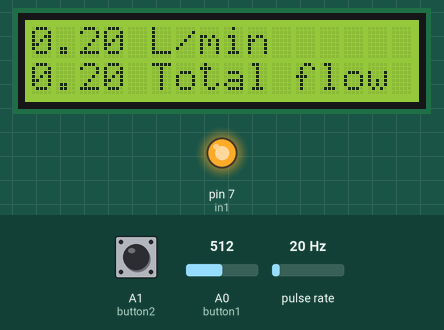
This sketch was run on a simulated Arduino Uno, built with avr-gcc and run on an emulated ATmega328P. Shown: 16×2 character LCD, output pins drawn as LEDs (lit = HIGH). Wiring (inferred from the names in the program): pulse sensor: data pin 2. The inputs (shaded band) are chosen by the test bench; at power-on: A0 (button1) = 512, pulse rate 20 Hz, A1 (button2) LOW.

Above: at 1.6 s.
1.7 s: A0 (button1) set to 1004
3.5 s: A0 (button1) set to 1021
At 4.1 s:
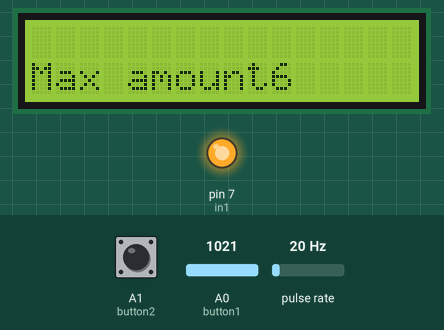
6.5 s: pulse rate (sensor on pin 2) set to 4 Hz
8.6 s: pulse rate (sensor on pin 2) set to 50 Hz
11.6 s: pulse rate (sensor on pin 2) set to 100 Hz
14.5 s: A0 (button1) set to 900
At 32.3 s:
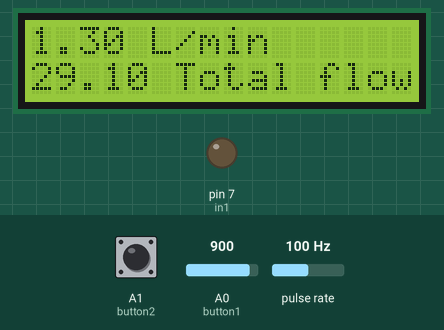
Timing chart, 0 to 33.8 s (numbered marks = the images above; inputs shaded):
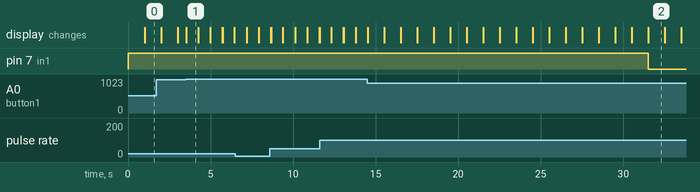

Measured:
- the behaviour switches between 1020 and 1021 on A0 (button1) (found by bisection; images 0 and 1)
- after the input at 3.5 s, the display: changes at once (image 1)
- after the input at 14.5 s, pin 7 (in1): HIGH → LOW after 17.0 s
- what the display in image 1 shows lasts 0.8 s, from 3.5 s to 4.3 s
- what the display in image 2 shows lasts 1.0 s, from 31.5 s to 32.5 s

The sketch:

water_flow_screen.ino
```cpp
#include <Wire.h> // Library for I2C communication
#include <LiquidCrystal_I2C.h> // Library for LCD
float total_flow = 0;
volatile int flow_frequency; // Measures flow sensor pulses
unsigned int l_min; // Calculated litres/hour
unsigned char flowsensor = 2; // Sensor Input
unsigned long currentTime;
unsigned long cloopTime;
LiquidCrystal_I2C lcd(0x3F, 2, 1, 0, 4, 5, 6, 7, 3, POSITIVE);
int button1 = A0;
int button2 = A1;
int state1=0;
int state2=0;
int in1 = 7;
int i = 0;
int max_amount=5;
String print_="";
void flow () // Interrupt function
{
   flow_frequency++;
}
void setup()
{
   pinMode(flowsensor, INPUT);
   pinMode(in1, OUTPUT);
   digitalWrite(in1, HIGH);
   digitalWrite(flowsensor, HIGH); // Optional Internal Pull-Up
   Serial.begin(9600);
   attachInterrupt(0, flow, RISING); // Setup Interrupt
   sei(); // Enable interrupts
   currentTime = millis();
   cloopTime = currentTime;
   lcd.begin(16,2);   // iInit the LCD for 16 chars 2 lines
   lcd.backlight();   // Turn on the backligt (try lcd.noBaklight() to turn it off)
}
void loop ()
{
      state1=analogRead(button1);
      state2=digitalRead(button2);
      if (state1 > 1020){
        max_amount=max_amount+1;
        lcd.clear();
        lcd.setCursor(0,1);
        lcd.print("Max amount");
        lcd.print(max_amount);
        delay(700);
      }
      if (state2 > 1020){
        max_amount=max_amount-1;
        if (max_amount < 1){
          max_amount=1;
        }
}
   currentTime = millis();
   // Every second, calculate and print litres/hour
   if(currentTime >= (cloopTime + 1000))
   {
      state1=analogRead(button1);
      state2=digitalRead(button2);
      if (state1 > 1020){
        max_amount=max_amount+1;
        lcd.setCursor(0,1);
        lcd.print("Max amount");
        lcd.print(max_amount);
      }
      if (state2 > 1020){
        lcd.setCursor(0,1);
        lcd.print("Max amount");
        lcd.print(max_amount);
        max_amount=max_amount-1;
        Serial.println("Hey");
        if (max_amount < 1){
          max_amount=1;
        }
      }
      cloopTime = currentTime; // Updates cloopTime
      l_min = (flow_frequency/ 7.5);
      total_flow=(total_flow+(l_min*0.1));
      flow_frequency = 0; // Reset Counter
      lcd.setCursor(0,0); //First line
      lcd.print(l_min*0.1);
      lcd.print(" L/min");
      lcd.setCursor(0,1);
      lcd.print(total_flow);
      lcd.print(" Total flow");
      if (total_flow>max_amount )
   {
    digitalWrite(in1, LOW);
   }
   }
}
```
